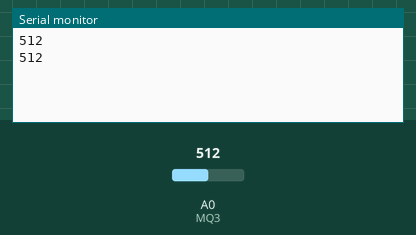
The sketch below on a simulated Arduino Uno, built with avr-gcc and run on an emulated ATmega328P. Shown: the last lines printed to the serial monitor. The inputs (shaded band) are chosen by the test bench; at power-on: A0 (MQ3) = 512.

Above: at 1.8 s.
1.9 s: A0 (MQ3) set to 716
At 2.8 s:
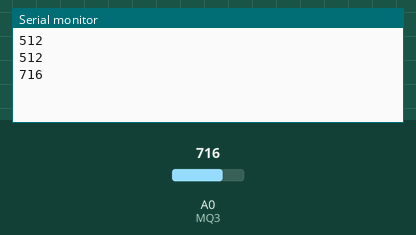
3.4 s: A0 (MQ3) set to 900
At 4.6 s:
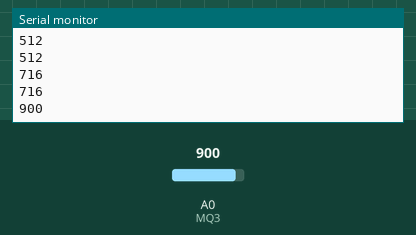
Timing chart, 0 to 6.4 s (numbered marks = the images above; inputs shaded):
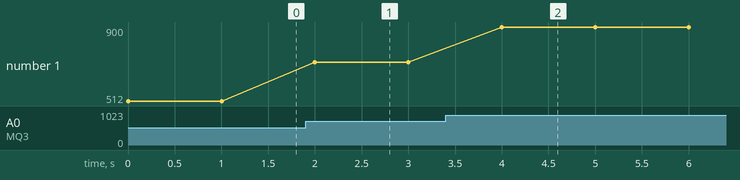

Measured:
- after the input at 1.9 s, the serial monitor: prints a new line after 0.10 s (image 1)
- after the input at 3.4 s, the serial monitor: prints a new line after 0.60 s (image 2)
- plotted number 1: 512 → 716 after the input at 1.9 s, 716 → 900 after the input at 3.4 s

The sketch:

alcohol.ino
```cpp
const int MQ3 = A0; //MQ-3 아날로그 핀 A0에 연결
int value; //알코올 센서 값을 전달할 값을 선언하기

void setup() {
  Serial.begin(9600); //시리얼프린트 시작
}

void loop() {
  value= analogRead(MQ3); //mq3센서의 값을 읽기
  Serial.println(value); //값 프린트 하기
  delay(1000); //1초마다 한번씩

}
```
